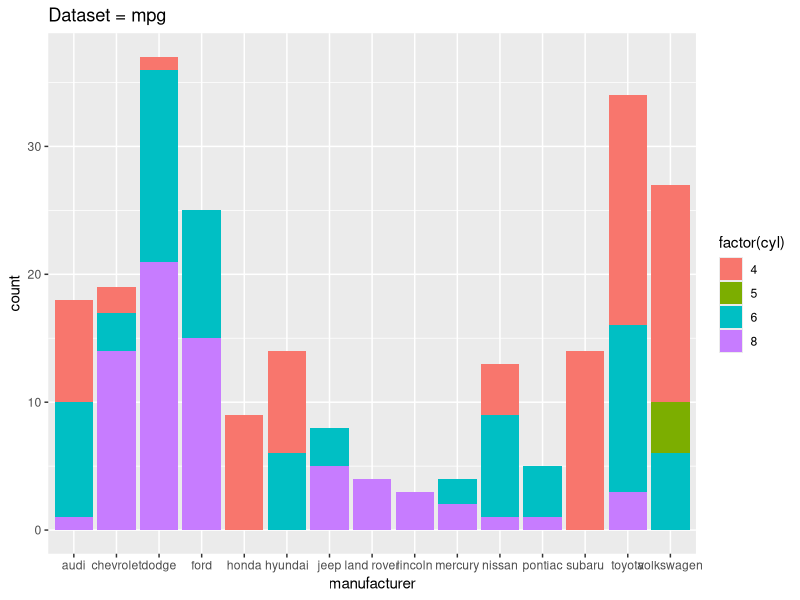

The R script that drew this image:
# Title     : TODO
# Objective : TODO
# Created by: adria
# Created on: 4/09/2020

# Ejercicio 2
# A partir del dataset de mpg crear el siguiente gráfico

# En el PDF de ggplot cheatsheet Discrete significa categoria

library(ggplot2)

dataset <- mpg

#factor() sirve para volver una variable numerica en discreta - categorica - cualitativa, para poderlos identificar mejor en el grafico alpicandolo como relleno
grafico <- ggplot(dataset, aes(x=manufacturer)) + geom_bar(aes(fill=factor(cyl))) + ggtitle("Dataset = mpg")
print(grafico)

